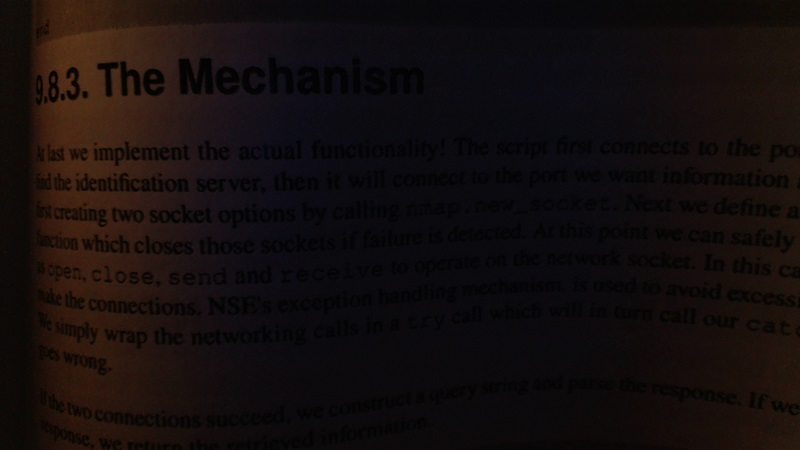
//> input picture pics/bookpage.jpg, 800 x 450 px
$ ./thresholding ../pics/bookpage.jpg   (built with g++ and OpenCV 4)
//> lines starting //> are read from the running program, lines starting //| are printed output that depends on the picture; after the words box and inside, x2 and y2 are one past the last pixel; in counts of white or black regions, pixels touching at a corner belong together
/******Thresholding******
This code shows some basic thresholding operations.
It also introduces the concept of adaptive thresholding where thresholding is applied locally instead of globally.
*******/
#include<iostream>
#include<opencv2/opencv.hpp>
#include<opencv2/core/core.hpp>
#include<opencv2/imgcodecs.hpp>
#include<opencv2/imgproc.hpp>
#include<opencv2/highgui/highgui.hpp>
int main(int argc, char **argv){
	if(argc==1){
		std::cout<<"No images given\n";
	}
	for(int i=1;i<argc;i++){
		try{
			cv::Mat img,thresh,grayscale,thresh2,gaus,average;
			img=cv::imread(argv[i]);
//> img is the input picture: 450 rows x 800 cols, CV_8UC3; mean B, G, R 13.4, 13.6, 20.3
			if(img.empty()){
				std::cout<<"Unable to read, skipping this \"image\"\n";
				continue;
			}
			cv::threshold(img,thresh,12,255,cv::THRESH_BINARY);
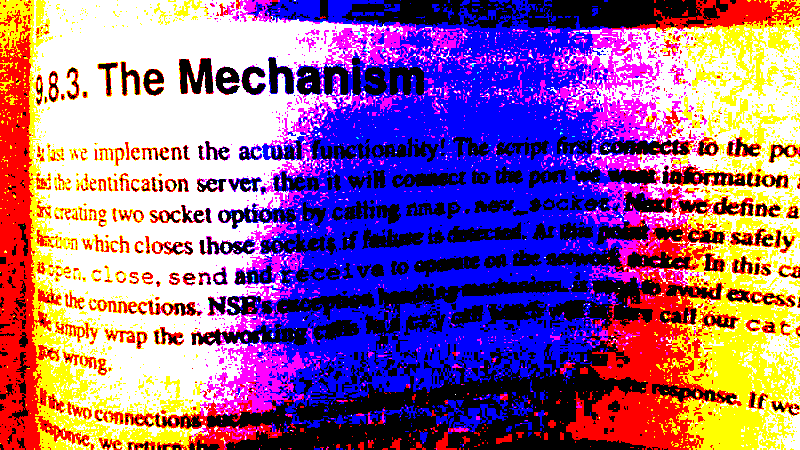
//> thresh: 450 rows x 800 cols, CV_8UC3; mean B, G, R 146.4, 98.4, 147.2
			cv::cvtColor(img,grayscale, cv::COLOR_BGR2GRAY);
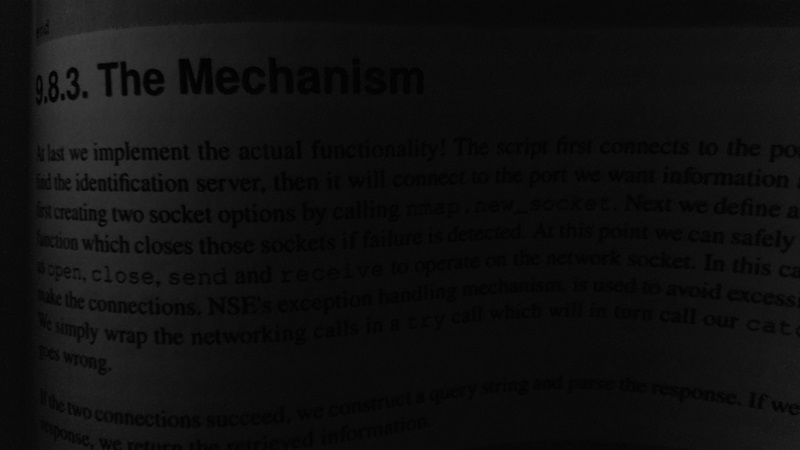
//> grayscale: 450 rows x 800 cols, CV_8UC1; min 0, max 64, mean 15.6
			cv::threshold(grayscale,thresh2,12,255,cv::THRESH_BINARY);
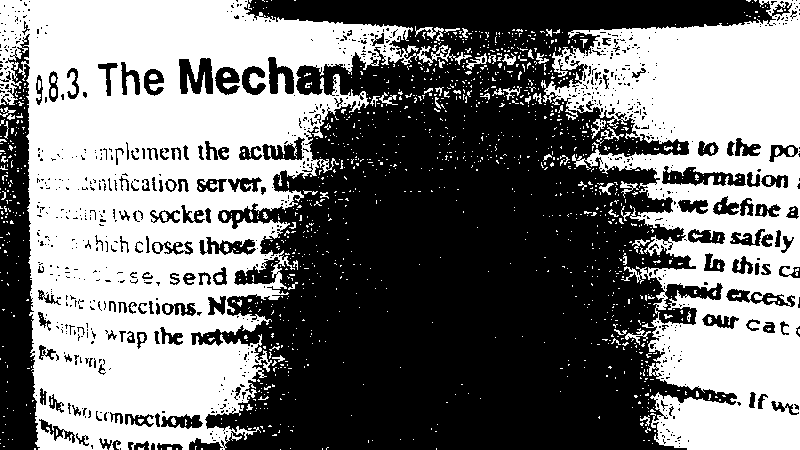
//> thresh2: 450 rows x 800 cols, CV_8UC1; 47.3% white; 1332 white regions (1245 under 20 px), largest, box (x1, y1, x2, y2) and area: (0, 0, 472, 450) 102496, (541, 0, 800, 450) 60163, (415, 26, 444, 41) 156
			cv::adaptiveThreshold(grayscale,gaus,255,cv::ADAPTIVE_THRESH_GAUSSIAN_C,cv::THRESH_BINARY,115,1);
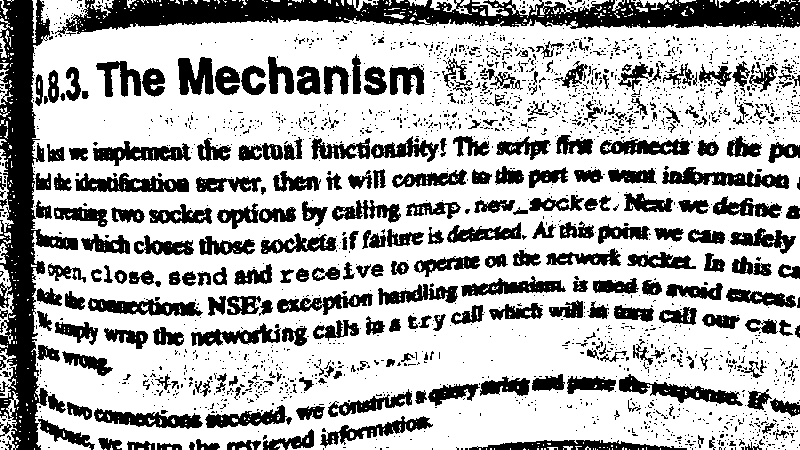
//> gaus: 450 rows x 800 cols, CV_8UC1; 69.3% white; 2145 black regions (1865 under 20 px), largest, box (x1, y1, x2, y2) and area: (55, 0, 800, 37) 14872, (0, 0, 78, 450) 13658, (662, 167, 789, 189) 1363
			cv::adaptiveThreshold(grayscale,average,255,cv::ADAPTIVE_THRESH_MEAN_C,cv::THRESH_BINARY,115,1);
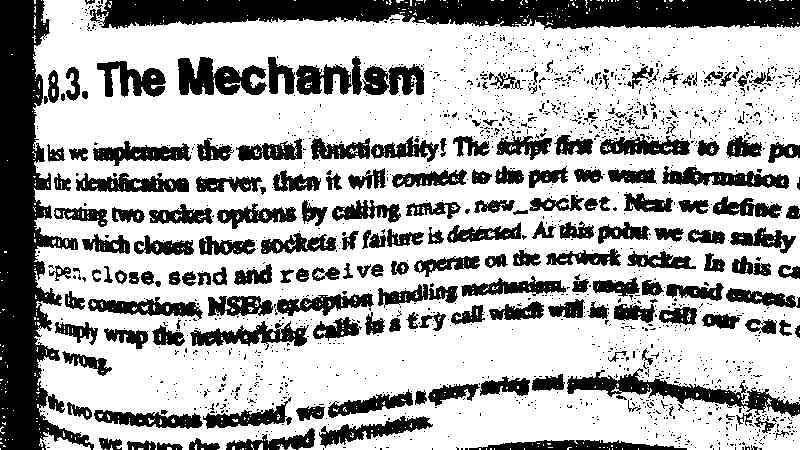
//> average: 450 rows x 800 cols, CV_8UC1; 68.1% white; 1605 black regions (1407 under 20 px), largest, box (x1, y1, x2, y2) and area: (0, 0, 94, 450) 19481, (90, 0, 800, 30) 16577, (567, 368, 800, 418) 3198
			cv::imshow("thresh",thresh);
			cv::imshow("thresh2",thresh2);
			cv::imshow("Gaussian",gaus);
			cv::imshow("mean",average);
			cv::waitKey(0);
		}
		catch(cv::Exception& e){
			std::cout<<"Exception"<<e.what()<<std::endl;
		}
	}
	return 0;
}
